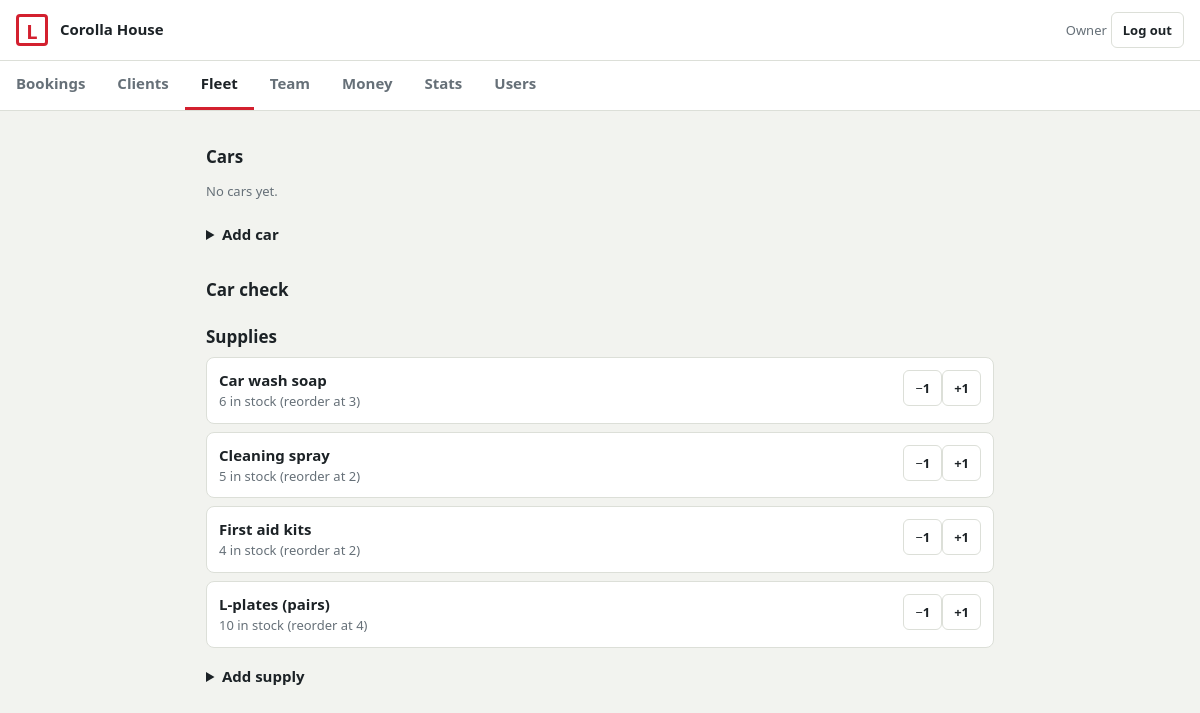
/fleet (signed in), run on the app's committed database.
### tables this page shows
CREATE TABLE users(id INTEGER PRIMARY KEY, name TEXT NOT NULL, email TEXT UNIQUE NOT NULL, pw_hash TEXT NOT NULL,
 role TEXT NOT NULL CHECK(role IN('admin','instructor')), rate_p INTEGER NOT NULL DEFAULT 1800, adi_number TEXT, active INTEGER NOT NULL DEFAULT 1, pay_mode TEXT NOT NULL DEFAULT 'hourly', per_lesson_p INTEGER NOT NULL DEFAULT 0);

CREATE TABLE supplies(id INTEGER PRIMARY KEY, name TEXT NOT NULL, qty INTEGER NOT NULL DEFAULT 0, reorder_level INTEGER NOT NULL DEFAULT 2);

### app.py (the view, shortened to what this page needs)
@app.get("/fleet")
def fleet():
    cars = []
    return render_template("fleet.html", cars=cars, supplies=q("SELECT * FROM supplies ORDER BY name"),
        checks=q("SELECT k.*, c.reg, u.name uname FROM car_checks k JOIN cars c ON c.id=k.car_id LEFT JOIN users u ON u.id=k.user_id ORDER BY k.id DESC LIMIT 8"))

### app.py (called while the page is built)
def db():
    if "db" not in g:
        g.db = sqlite3.connect(DB_PATH, timeout=10)
        g.db.row_factory = sqlite3.Row
        g.db.execute("PRAGMA foreign_keys=ON")
    return g.db

@app.teardown_appcontext
def _close(_):
    d = g.pop("db", None)
    if d:
        d.close()

def q(sql, a=()):  return db().execute(sql, a).fetchall()

def q1(sql, a=()): return db().execute(sql, a).fetchone()

@app.context_processor
def _ctx():
    def csrf_field():
        session.setdefault("t", secrets.token_hex(16))
        return Markup(f'<input type="hidden" name="_t" value="{session["t"]}">')
    return dict(csrf_field=csrf_field, today=date.today().isoformat(), SKILLS=SKILLS)

@app.before_request
def guard():
    g.user = g.client = None
    if session.get("uid"):
        g.user = q1("SELECT * FROM users WHERE id=? AND active=1", (session["uid"],))
    elif session.get("cid"):
        g.client = q1("SELECT l.*, c.name FROM client_logins l JOIN clients c ON c.id=l.client_id WHERE l.client_id=? AND c.deleted=0", (session["cid"],))
    ep = request.endpoint
    if request.method == "POST" and ep != "stripe_webhook":
        if not secrets.compare_digest(request.form.get("_t", ""), session.get("t", "x")):
            abort(400, "Form expired. Go back, reload the page and try again.")
    if ep not in ("login", "static", "stripe_webhook", "sw") and not (g.user or g.client):
        return redirect(url_for("login"))
    if g.client and ep not in CLIENT_OK:
        return redirect(url_for("portal"))

@app.after_request
def headers(r):
    r.headers["X-Content-Type-Options"] = "nosniff"; r.headers["X-Frame-Options"] = "DENY"
    r.headers["Referrer-Policy"] = "same-origin"
    if request.endpoint != "static": r.headers["Cache-Control"] = "no-store"
    return r

### templates/fleet.html (shortened to what this page needs)
{% extends 'base.html' %}{% import 'macros.html' as m with context %}{% block body %}<h2>Cars</h2>
{% for k in cars %}{% set c=k.c %}<div class="card"><div class="row"><div><b>{{ c.reg }}</b> {{ c.model }} <span class="mu">{{ c.transmission }} · {{ c.mileage }} miles</span></div><span class="tag {{ 'completed' if c.status=='available' else 'off' }}">{{ c.status }}</span></div>
{% for lbl,d,days in k.alerts %}<div class="lo">{{ lbl }} {{ d }} ({{ 'overdue' if days<0 else days ~ ' days' }})</div>{% endfor %}
<div class="mu {{ 'lo' if k.wash_due }}">Last wash: {{ k.wash or 'never' }}{{ ' – due' if k.wash_due }}</div>
{% if g.user.role=='admin' %}<div class="mu">Costs {{ k.cost|gbp }} · {{ (k.per_h|round|int)|gbp }}/hour · Profit {{ (k.rev-k.cost)|gbp }}</div>{% endif %}
<div class="acts">{{ m.post(url_for('wash', i=c.id), 'Log wash') }}
{% if g.user.role=='admin' %}{% for s in ['available','in service','off-road'] if s!=c.status %}{{ m.post(url_for('car_update', i=c.id), s, 'sm', '<input type="hidden" name="status" value="' ~ s ~ '">') }}{% endfor %}
<details><summary>Dates and mileage</summary><form method="post" action="{{ url_for('car_update', i=c.id) }}">{{ csrf_field() }}
<label>MOT due</label><input type="date" name="mot_due" value="{{ c.mot_due or '' }}"><label>Insurance due</label><input type="date" name="insurance_due" value="{{ c.insurance_due or '' }}">
<label>Tax due</label><input type="date" name="tax_due" value="{{ c.tax_due or '' }}"><label>Service due</label><input type="date" name="service_due" value="{{ c.service_due or '' }}">
<label>Mileage</label><input type="number" name="mileage" value="{{ c.mileage }}"><button class="btn">Save</button></form></details>{% endif %}</div></div>{% else %}<p class="mu">No cars yet.</p>{% endfor %}
{% if g.user.role=='admin' %}<details><summary>Add car</summary>
</details>{% endif %}
<h2>Car check</h2>
<h2>Supplies</h2>{% for s in supplies %}<div class="card row"><div><b>{{ s.name }}</b><div class="mu {{ 'lo' if s.qty<=s.reorder_level }}">{{ s.qty }} in stock{{ ' – reorder' if s.qty<=s.reorder_level }} (reorder at {{ s.reorder_level }})</div></div>
<div>{{ m.post(url_for('supply_adj', i=s.id, d=0), '−1') }}{{ m.post(url_for('supply_adj', i=s.id, d=2), '+1') }}</div></div>{% endfor %}
{% if g.user.role=='admin' %}<details><summary>Add supply</summary></details>{% endif %}
{% endblock %}

### templates/base.html
<!doctype html><html lang="en-GB"><head><meta charset="utf-8"><meta name="viewport" content="width=device-width,initial-scale=1">
<title>Corolla House</title><link rel="stylesheet" href="{{ url_for('static', filename='style.css') }}">
<link rel="manifest" href="{{ url_for('static', filename='manifest.json') }}"><link rel="apple-touch-icon" href="{{ url_for('static', filename='icon-192.png') }}"><meta name="theme-color" content="#d3202f"></head><body>
{% if g.user or g.client %}<header><span class="lp">L</span><b>Corolla House</b>
<form method="post" action="{{ url_for('logout') }}" class="inline right">{{ csrf_field() }}<span class="mu">{{ g.user.name if g.user else g.client.name }}</span> <button class="sm">Log out</button></form></header>{% endif %}
{% if g.user %}<nav>{% set links=[('today','Bookings'),('clients','Clients'),('fleet','Fleet'),('team','Team')] + ([('money','Money'),('stats','Stats'),('users','Users')] if g.user.role=='admin' else []) %}
{% for e,l in links %}<a href="{{ url_for(e) }}" class="{{ 'on' if request.endpoint==e or (e=='clients' and request.endpoint=='client') }}">{{ l }}</a>{% endfor %}</nav>{% endif %}
<main>{% for c,m in get_flashed_messages(with_categories=true) %}<div class="flash {{ c }}">{{ m }}</div>{% endfor %}{% block body %}{% endblock %}</main>
<script>if('serviceWorker' in navigator)navigator.serviceWorker.register('/sw.js').catch(()=>{})</script></body></html>

### templates/macros.html (shortened to what this page needs)
{% macro post(url, label, cls='sm', extra='') %}<form method="post" action="{{ url }}" class="inline">{{ csrf_field() }}{{ extra|safe }}<button class="{{ cls }}">{{ label }}</button></form>{% endmacro %}

### static/style.css (style rules this page uses)
:root { --bg:#f2f3ef;--sf:#fff;--ink:#1c2226;--mu:#667078;--ln:#dcdfd8;--ac:#d3202f;--ok:#1f7a4d;--wn:#b7791f }
* { box-sizing:border-box }
body { margin:0;background:var(--bg);color:var(--ink);font:15px/1.45 system-ui,-apple-system,"Segoe UI",sans-serif }
header { display:flex;align-items:center;gap:12px;padding:12px 16px;background:var(--sf);border-bottom:1px solid var(--ln) }
.lp { width:32px;height:32px;border:3px solid var(--ac);color:var(--ac);font-weight:800;font-size:20px;display:grid;place-items:center;border-radius:4px;background:#fff }
.right { margin-left:auto }
nav { display:flex;overflow-x:auto;background:var(--sf);border-bottom:1px solid var(--ln) }
nav a { padding:12px 16px;color:var(--mu);text-decoration:none;font-weight:600;border-bottom:3px solid transparent;white-space:nowrap }
nav a.on { color:var(--ink);border-bottom-color:var(--ac) }
main { max-width:820px;margin:0 auto;padding:12px 16px 60px }
h2 { font-size:17px;margin:22px 0 8px }
.card { background:var(--sf);border:1px solid var(--ln);border-radius:8px;padding:12px;margin:8px 0;display:block;color:inherit;text-decoration:none }
.row { display:flex;justify-content:space-between;gap:10px;align-items:flex-start;flex-wrap:wrap }
.mu { color:var(--mu);font-size:13px }
.inline { display:inline }
.sm { display:inline-block;padding:8px 11px;border:1px solid var(--ln);border-radius:6px;background:var(--sf);color:var(--ink);font:600 13px system-ui;min-height:36px;text-decoration:none;cursor:pointer }
summary { cursor:pointer;font-weight:600;padding:10px 0 }

### data on the page
users: user "Owner"
supplies: name "Car wash soap", qty "6", reorder_level "3", label "−1 +1"
supplies: name "Cleaning spray", qty "5", reorder_level "2", label "−1 +1"
supplies: name "First aid kits", qty "4", reorder_level "2", label "−1 +1"
supplies: name "L-plates (pairs)", qty "10", reorder_level "4", label "−1 +1"

### other printed values
{{ l }} "Bookings" "Clients" "Fleet" "Team" "Money" "Stats" "Users"
